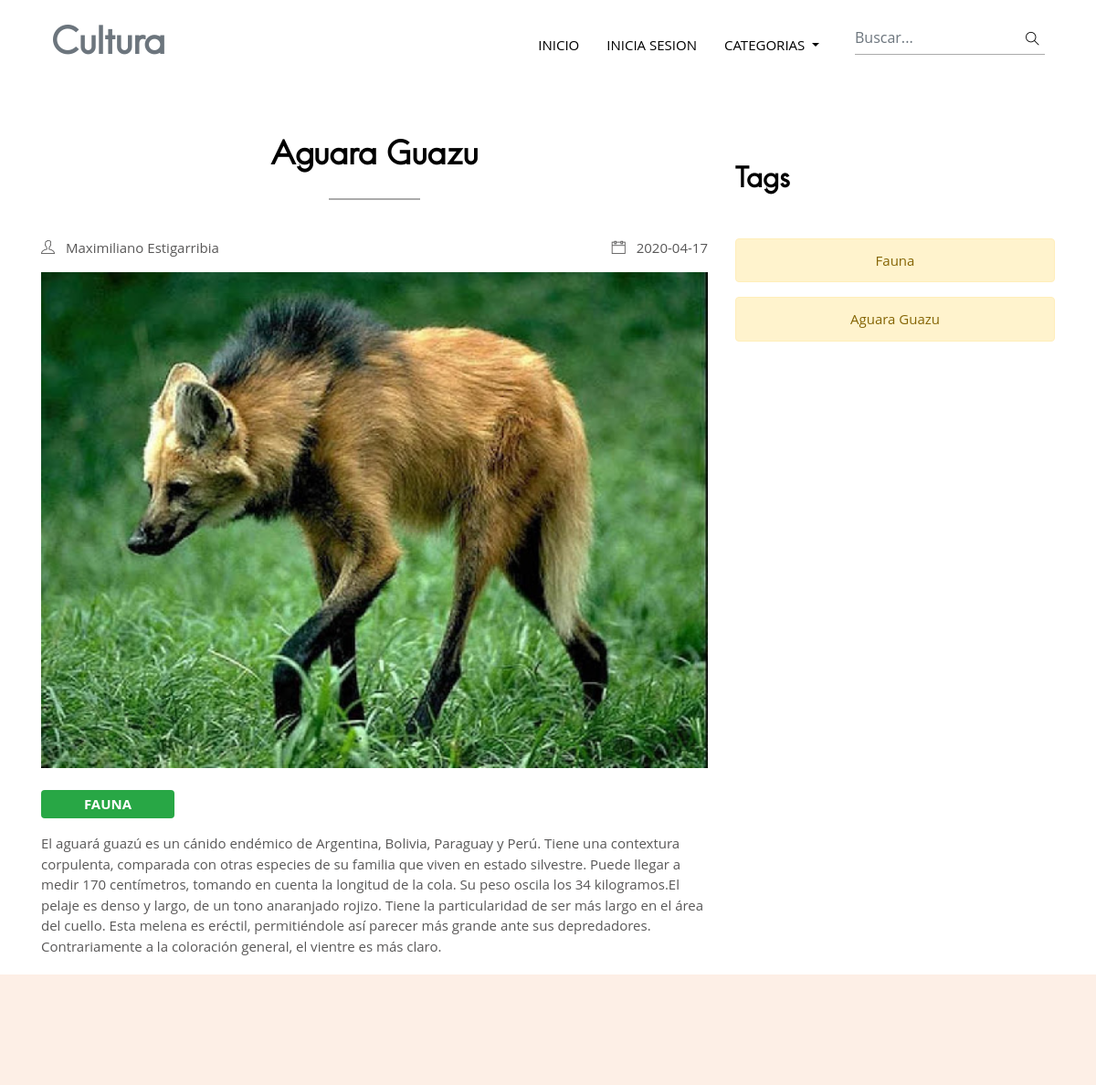
Page /ver_noticia.php?id=20 on the committed database.
### tables this page shows
CREATE TABLE `noticias` (
  `id` int(10) NOT NULL,
  `categoria_id` int(10) NOT NULL,
  `usuario_id` int(10) NOT NULL,
  `titulo` varchar(200) NOT NULL,
  `contenido` text NOT NULL,
  `imagen` varchar(100) NOT NULL,
  `fecha` date NOT NULL
);

CREATE TABLE `usuarios` (
  `id` int(10) NOT NULL,
  `nombre` varchar(20) NOT NULL,
  `apellido` varchar(20) NOT NULL,
  `email` varchar(30) NOT NULL,
  `password` varchar(100) NOT NULL
);

CREATE TABLE `categorias` (
  `id` int(10) NOT NULL,
  `categoria` varchar(20) NOT NULL
);

### funciones/funciones.php (called while the page is built, shortened)
<?php
function ver_noticia($db,$id){
  $sql="SELECT n.*,c.categoria,u.nombre,u.apellido FROM noticias n "
  ."INNER JOIN categorias c ON n.categoria_id=c.id "
  ."INNER JOIN usuarios u ON n.usuario_id=u.id "
  ."WHERE n.id=$id";
  $ver=$db->query($sql);
  $resultado=array();
  if ($ver && mysqli_num_rows($ver)>=1) {
  	$resultado=mysqli_fetch_array($ver);
  }
  return $resultado;
}
 ?>

### ver_noticia.php (the view)
<?php require_once 'includes/menu.php';  ?>
<?php require_once 'funciones/funciones.php';?>
<?php $noticia_actual=ver_noticia($conexion,$_GET['id'])?>
<section>
  <div class="container">
    <div class="row">
      <div class="col-lg-8">
      <?php if (!empty($noticia_actual)): ?>
        <h4 class="title-border text-center mt-5"><?=$noticia_actual['titulo']?></a></h4>
        <ul class="list-inline d-flex justify-content-between py-3">
          <li class="list-inline-item"><i class="ti-user mr-2"></i> <?=$noticia_actual['nombre'].' '.$noticia_actual['apellido'] ?></li>
          <li class="list-inline-item"><i class="ti-calendar mr-2"></i>
          <?=$noticia_actual['fecha'] ?> </li>
        </ul>
        <img src="imagenes/<?=$noticia_actual['imagen']?>" alt="post-thumb" class="w-100 img-fluid mb-4">
        <span class="insignia badge badge-success mb-2 p-2 text-uppercase "><?=$noticia_actual['categoria']?></span>
        <div class="content">
          <p class="mt-2"><?=$noticia_actual['contenido'] ?></p>
        </div>
      </div>
          <div class="col-lg-4">
        <div class="widget">
         <?php if (isset($_SESSION['usuario']) && $_SESSION['usuario']['id'] == $noticia_actual['usuario_id'] ): ?>
        <h4 class="mt-5">Acciones</h4>
        </div>
        <div class="widget">
        <li class=" nav-link text-center"><a class="btn btn-dark btn btn-block"  href="editar_noticia.php?id=<?=$noticia_actual['id']?>">Modificar Noticia</a></li>
        <li class="nav-link text-center"><a class="enlace btn btn-dark btn btn-block"  href="eliminar_noticia.php?id=<?=$noticia_actual['id']?>">Eliminar Noticia</a></li>
        </div>
        <?php else : ?>
          <div class="widget">
          <h4 class="mt-5">Tags</h4>
          <div class="alert alert-warning text-center mt-5"><?=$noticia_actual['categoria'] ?></div>
          <div class="alert alert-warning text-center mt-2"><?=$noticia_actual['titulo'] ?></div>
        </div>
        <?php endif ?>
      </div>
    </div>
  </div>
  <?php
  else :
  ?>
<div class="alert alert-danger text-center mt-5">No Existe Ninguna Noticia </div>
<?php endif; ?>
</section>
<?php require_once 'includes/footer.php';  ?>
</body>
</html>

### css/style.css (style rules this page uses)
body { line-height: 1.5; font-family: "Open Sans", sans-serif; -webkit-font-smoothing: antialiased; font-size: 15px; color: #585757; }
p, .paragraph { font-weight: 400; font-size: 15px; line-height: 1.5; font-family: "Open Sans", sans-serif; }
.insignia { padding: 6px; width: 20%; font-size: 15px; }
h1, h2, h3, h4, h5, h6 { color: #000000; font-family: "hanskendrick"; font-weight: 600; line-height: 1.2; }
h4, .h4 { font-size: 30px; }
body { background-color: #fff; overflow-x: hidden; }
ol, ul { list-style-type: none; margin: 0px; }
img { vertical-align: middle; border: 0; }
.title-border { position: relative; margin-bottom: 25px; padding-bottom: 30px; font-size: 35px; }
.title-border::before { position: absolute; content: ""; height: 2px; width: 100px; left: 50%; -webkit-transform: translateX(-50%); transform: translateX(-50%); bottom: 0px; background: #ababab; }
.content * { margin-bottom: 20px; }
.widget { padding: 15px 0; }

### rows in the picture
noticias: titulo "Aguara Guazu", usuario.nombre "Maximiliano", usuario.apellido "Estigarribia", fecha "2020-04-17", imagen (picture), categoria.categoria "FAUNA", contenido "El aguará guazú es un cánido endémico de Argentina, Bolivia, Paraguay y Perú. Tiene una contextura corpulenta, comparada con otras especies de su familia que viven en estado silvestre. Puede llegar a medir 170 centímetros, tomando en cuenta la longitud de la cola. Su peso oscila los 34 kilogramos.El pelaje es denso y largo, de un tono anaranjado rojizo. Tiene la particularidad de ser más largo en el área del cuello. Esta melena es eréctil, permitiéndole así parecer más grande ante sus depredadores. Contrariamente a la coloración general, el vientre es más claro.", categoria.categoria "Fauna"
